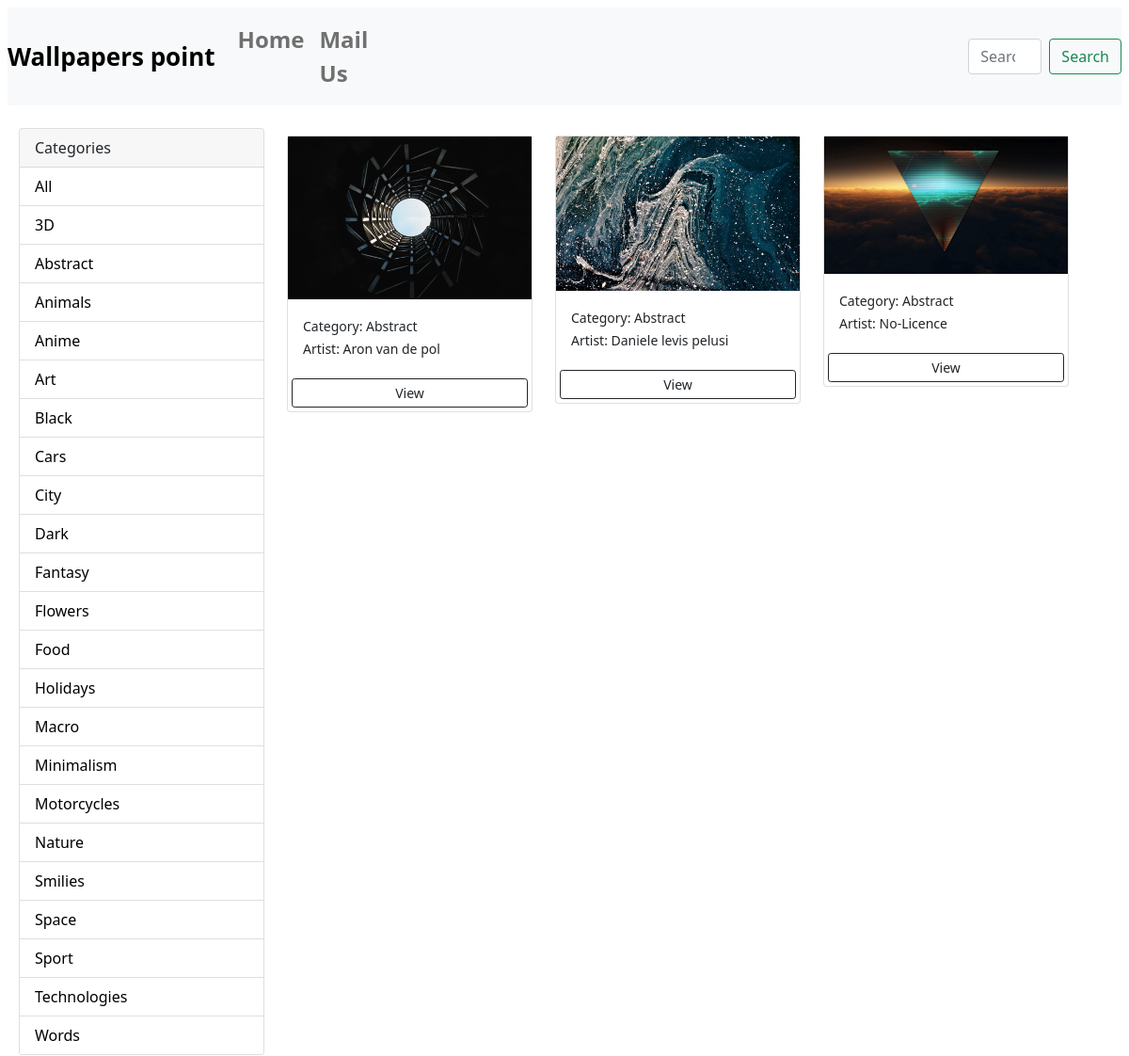
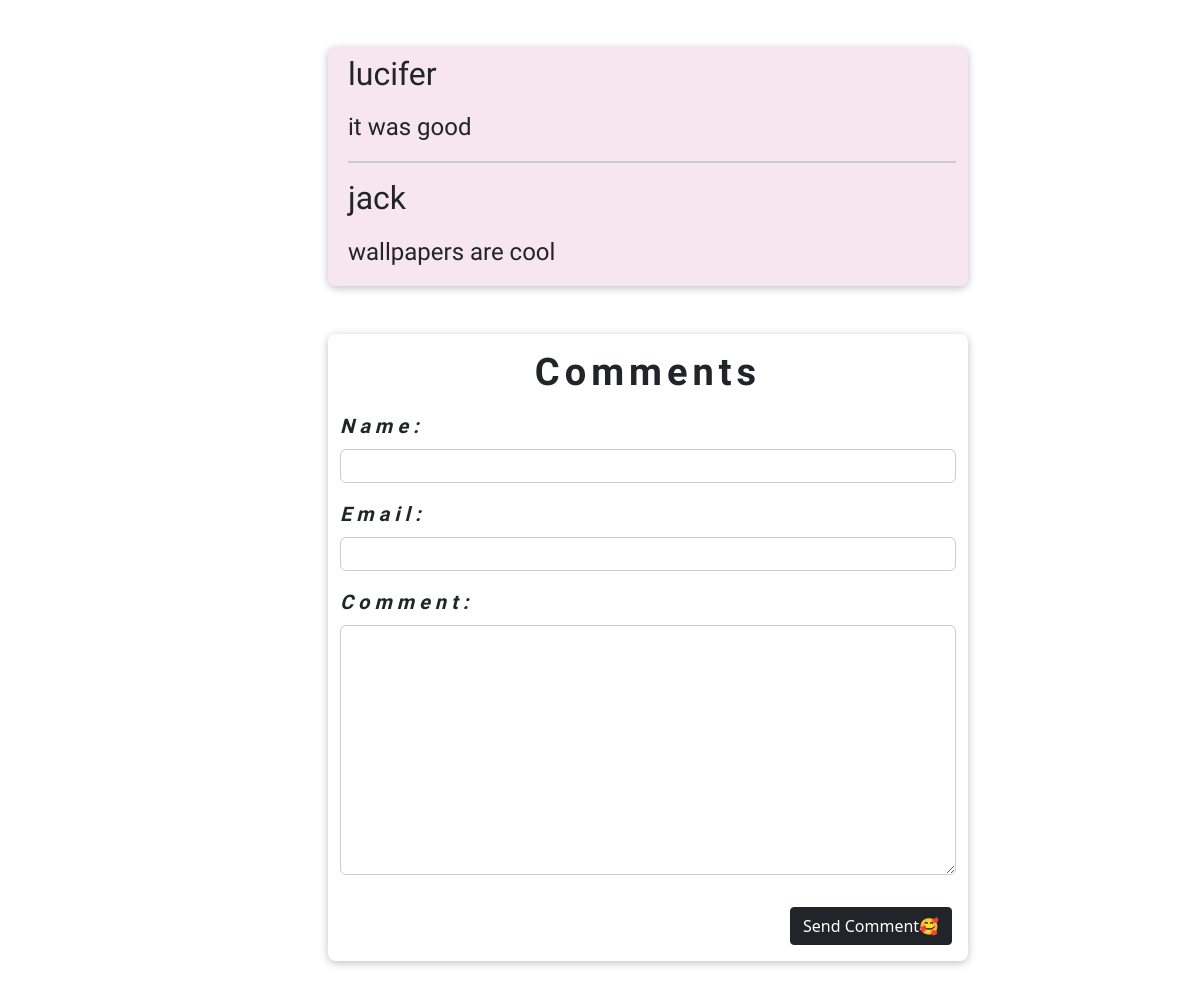
Screenshot of /all-categories/?category=Abstract with the database file from the repository (2 pictures, top to bottom).
### wallpapers/models.py (models this page shows, shortened)
class Category(models.Model):
    name = models.CharField(max_length=30, null=False)
    class Meta:
        verbose_name_plural = "Category"

class Wallpapers(models.Model):
    category = models.ForeignKey(
        Category, on_delete=models.SET_NULL, null=True, blank=True)
    title = models.CharField(max_length=100)
    image = models.ImageField(upload_to="wallpapers", null=True)
    date = models.DateField(auto_now=True)
    slug = models.SlugField(unique=True, db_index=True)
    author = models.CharField(max_length=40)
    tags = models.ManyToManyField(Tag)
    class Meta:
        verbose_name_plural = "Wallpapers"

class Comments(models.Model):
    user_name = models.CharField(max_length=80)
    user_email = models.EmailField()
    text = models.TextField(max_length=400)
    class Meta:
        verbose_name_plural = "Comments"

### wallpapers/views.py (the view, shortened to what this page needs)
# urls.py: path('all-categories/', views.AllCategories.as_view(), name="start_page"),
class AllCategories(View):
    def get(self, request):
        categories = Category.objects.all()
        wallpapers = Wallpapers.objects.all()
        category = request.GET.get('category')
        if category == None:
            wallpapers = Wallpapers.objects.all().order_by("-date")[1:]
        else:
            wallpapers = Wallpapers.objects.filter(
                category__name=category).order_by("-date")
        context = {"categories": categories, "wallpapers": wallpapers,
                   "comment_form": CommentForm(), "comments": Comments.objects.all().order_by("-id")}
        return render(request, "wallpapers/all_categories.html", context)

### wallpapers/forms.py
class CommentForm(forms.ModelForm):
    class Meta:
        model = Comments
        fields = ["user_name", "user_email", "text"]
        labels = {
            "user_name": "Name",
            "user_email": "Email",
            "text": "Comment"
        }

### wallpapers/templates/wallpapers/all_categories.html (shortened to what this page needs)
{% extends 'base.html' %}
{% load static %}
{% block content %}
<body class="m-2 ">
  <div class="container m-0 my-4 ">
      <div class="row ">
        <div class="col-md-3">
          <div class="card">
          <div class="card-header">
            Categories
          </div>
    <ul class="list-group list-group-flush">
      <li class="list-group-item">
        <a href="{% url 'start_page' %}" style="text-decoration:none; color:black;">All</a>
      </li>
      {% for category in categories %}
      <li class="list-group-item">
        <a style="text-decoration:none; color:black;" href="{% url 'start_page' %}?category={{category.name}}">{{category.name}}</a>
      </li>
      {% endfor %}
    </ul>
  </div>
  </div>
  <div class="col-md-9 ">
  <div class="row">
  {% for wallpaper in wallpapers %}
  <div class="col-md-4">
    <div class="card my-2">
      <img class="image-thumbnail" src="{{wallpaper.image.url}}" alt="{{wallpaper.title}}">
        <div class="card-body">
          <small>Category: {{wallpaper.category.name}}</small>
            <div>
              <small>Artist: {{wallpaper.author}}</small>
            </div>
          </div>
          <a href="{% url "detail" wallpaper.slug %}" class="btn btn-outline-dark btn-sm m-1">View</a>
        </div>
      </div>
      {% empty %}
        <h3>No Wallpapers Sorry😥</h3>
      {% endfor %}
    </div>
  </div>
</body>
<section id="comm" >
  <ul>
    {% for comment in comments %}
      <li>
        <h2>{{comment.user_name}}</h2>
        <p>{{comment.text|linebreaks}}</p>
      </li>
  {% endfor %}
  </ul>
</section>
{% include "wallpapers/includes/comment.html" %}
{% endblock content %}

### wallpapers/static/wallpapers/comment.css (style rules this page uses)
.smtg label { font-weight: bold; margin-bottom: 0.5rem; display: block; font-family: 'Oswald', sans-serif; font-style: italic; font-size: 20px; letter-spacing: 5px; }
.smtg input, .smtg textarea { font-family: 'Oswald', sans-serif; display: block; width: 100%; max-width: 100%; padding: 0.25rem; border-radius: 6px; border: 1px solid #ccc; }
#comm { margin: 3rem 0 0 320px; border-radius: 8px; width: 90%; max-width: 40rem; background-color: #f7e6f0; box-shadow: 0 2px 8px rgba(0, 0, 0, 0.25); }
#comm ul { list-style: none; margin: 0; padding: 0; }
#comm li { margin-left: 0.5rem; margin-top: 0.5rem; margin-bottom: 1rem; border-bottom: 2px solid #ccc; font-family: 'Dancing Script', cursive; font-size: 24px; }
#comm li:last-of-type { border-bottom: none; }

### rows the page displays
Category: name "3D"
Category: name "Abstract"
Category: name "Animals"
Category: name "Anime"
Category: name "Art"
Category: name "Black"
Category: name "Cars"
Category: name "City"
Category: name "Dark"
Category: name "Fantasy"
Category: name "Flowers"
Category: name "Food"
Category: name "Holidays"
Category: name "Macro"
Category: name "Minimalism"
Category: name "Motorcycles"
Category: name "Nature"
Category: name "Smilies"
Category: name "Space"
Category: name "Sport"
Category: name "Technologies"
Category: name "Words"
Wallpapers: image (picture), category.name "Abstract", author "Aron van de pol"
Wallpapers: image (picture), category.name "Abstract", author "Daniele levis pelusi"
Wallpapers: image (picture), category.name "Abstract", author "No-Licence"
Comments: user_name "lucifer", text "it was good"
Comments: user_name "jack", text "wallpapers are cool"
